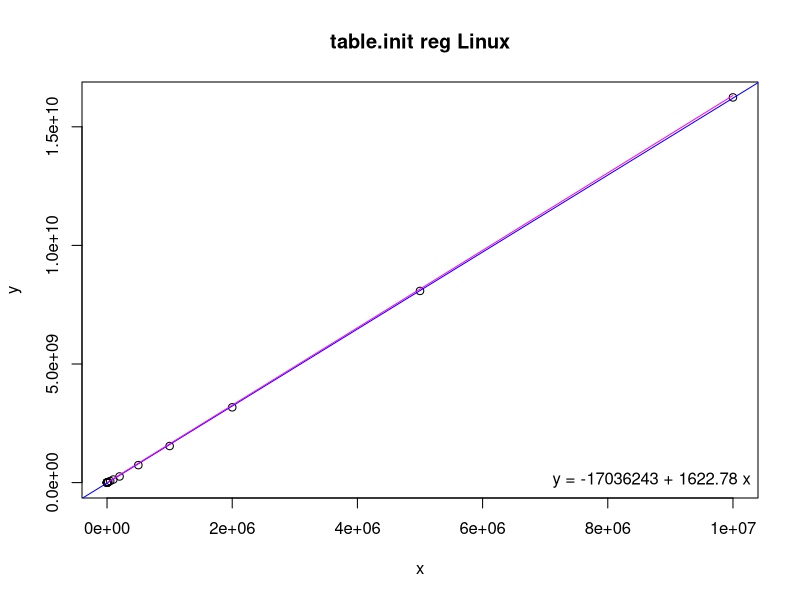
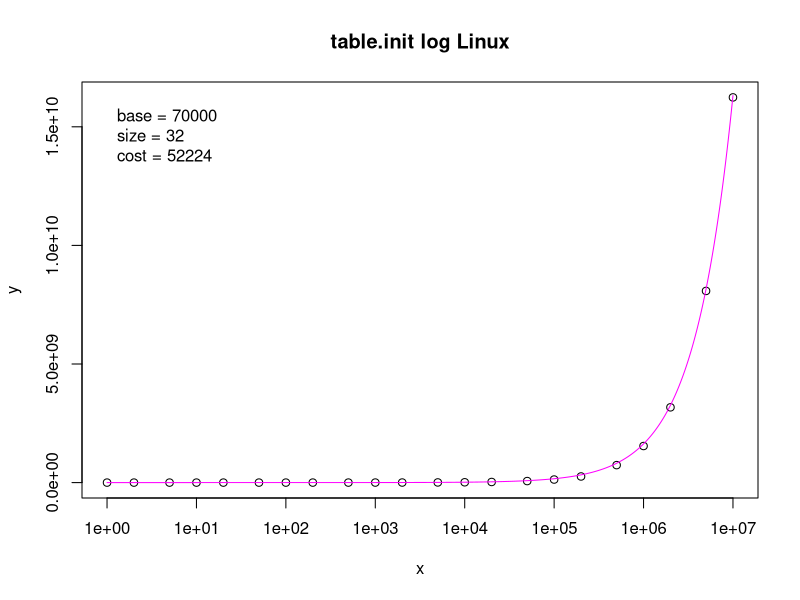

These charts were generated, in order, by the following R code:
# Input data
x <- c(1,2,5,10,20,50,100,200,500,1000,2000,5000,10000,20000,50000,100000,200000,500000,1000000,2000000,5000000,9999999)
y <- c(109980,111030,116860,123170,135740,175100,251600,378330,769230,1414600,2715000,6589400,13064000,25967000,64378000,129120000,258340000,736940000,1542400000,3173700000,8080900000,16240000000)

# Linear regression
model <- lm(y ~ x)
coefs <- coef(model)

# Print regression coefficients
print(coefs)

# Estimating function
base <- 70000
size <- 32
cost <- 52224
fe <- function(x) {
  base + (((x + size - 1) / size) * cost)
}

# Estimated values
xe <- seq(1, 9999999, by = 1000)
ye <- fe(xe)

png("table-init-reg.png")
plot(x, y, main = "table.init reg Linux")
abline(model, col = "blue")
lines(xe, ye, col = "magenta")
legend("bottomright", legend = sprintf("y = %.0f + %.2f x", coefs[1], coefs[2]), bty = "n")

png("table-init-log.png")
plot(x, y, log = "x", main = "table.init log Linux")
lines(xe, ye, col = "magenta")
legend("topleft", legend = sprintf(" base = %i\n size = %i\n cost = %i", base, size, cost), bty = "n")
